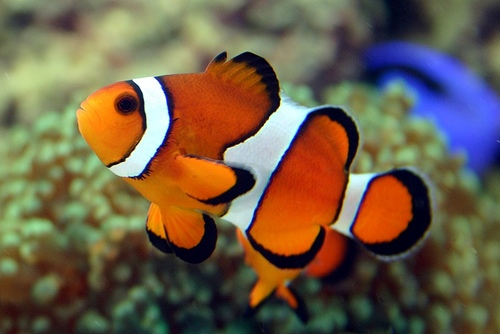
#> input picture 1-1.jpg, 500 x 334 px
$ jupyter execute seg.ipynb
#> lines starting #> are read from the running program, lines starting #| are printed output that depends on the picture; after the words box and inside, x2 and y2 are one past the last pixel; in counts of white or black regions, pixels touching at a corner belong together
[cell 1]
import cv2
import numpy as np
from matplotlib import pyplot as plt

img = cv2.imread('1-1.jpg')
#> img is the input picture: shape (334, 500, 3); mean B, G, R 72.2, 94.3, 110.6
gray = cv2.cvtColor(img, cv2.COLOR_BGR2GRAY)

ret, thresh = cv2.threshold(gray, 0, 255, cv2.THRESH_BINARY_INV + cv2.THRESH_OTSU)
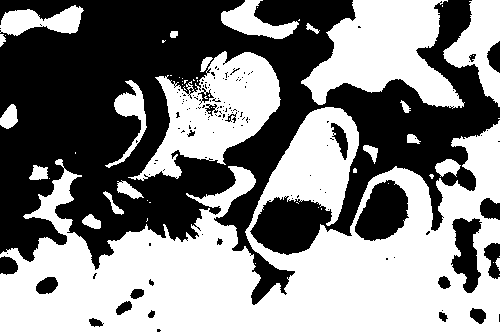
#> thresh: shape (334, 500); 52.2% white; 141 black regions (118 under 20 px), largest, box (x1, y1, x2, y2) and area: (0, 0, 500, 305) 72882, (355, 180, 409, 241) 2234, (451, 218, 482, 293) 1413
#> ret = 98
print(thresh.shape)
#| (334, 500)

# 噪声去除
kernel = np.ones((3, 3), np.uint8)
opening = cv2.morphologyEx(thresh, cv2.MORPH_OPEN, kernel, iterations=2)
#> opening: shape (334, 500); 50.5% white; 43 black regions (26 under 20 px), largest, box (x1, y1, x2, y2) and area: (0, 0, 500, 305) 78600, (451, 198, 500, 293) 1806, (484, 243, 500, 279) 392
# 确定背景区域
sure_bg = cv2.dilate(opening, kernel, iterations=3)  # 膨胀
#> sure_bg: shape (334, 500); 62.1% white; 16 black regions (5 under 20 px), largest, box (x1, y1, x2, y2) and area: (0, 0, 351, 271) 49200, (329, 0, 500, 237) 12219, (455, 222, 478, 289) 750
# 寻找前景区域-对象分离
# separate分离系数，取值范围0.1-1
separate = 0.5

dist_transform = cv2.distanceTransform(opening, cv2.DIST_L2, 5)
ret, sure_fg = cv2.threshold(dist_transform, separate * dist_transform.max(), 255, 0)  # sure_fg为分离对象的图像
#> sure_fg: shape (334, 500) float32; 3% white; 4 white regions (1 under 20 px), largest, box (x1, y1, x2, y2) and area: (290, 274, 403, 334) 3652, (191, 279, 226, 334) 1041, (0, 313, 52, 334) 334
#> ret = 39.95
# 找到未知区域
sure_fg = np.uint8(sure_fg)
unknown = cv2.subtract(sure_bg, sure_fg)
#> unknown: shape (334, 500); 59.1% white; 20 black regions (6 under 20 px), largest, box (x1, y1, x2, y2) and area: (0, 0, 351, 271) 49200, (329, 0, 500, 237) 12219, (290, 274, 403, 334) 3652

# 类别标记
ret, markers = cv2.connectedComponents(sure_fg)
#> markers: shape (334, 500) int32; 5 distinct labels, from 0 to 4
#> ret = 5
# 为所有的标记加1，保证背景是0而不是1
markers = markers+1
#> markers: shape (334, 500) int32; 5 distinct labels, from 1 to 5
# 现在让所有的未知区域为0
markers[unknown==255] = 0
#> markers: shape (334, 500) int32; 6 distinct labels, from 0 to 5

markers = cv2.watershed(img, markers)
#> markers: shape (334, 500) int32; 6 distinct labels, from -1 to 5
img[markers == -1] = [255, 0, 0]
#> img: shape (334, 500, 3); 1.85% of pixels changed, all inside (x1, y1, x2, y2) = (0, 0, 500, 334)

dist_transform = cv2.normalize(dist_transform, 0, 1.0, cv2.NORM_MINMAX) * 80
cv2.imwrite("dist_transform.jpg", dist_transform)
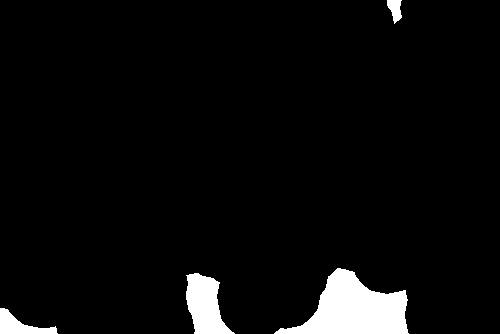
#> saved as dist_transform.jpg: shape (334, 500); values 0 (black) and 1 (white), 4.6% white; 4 white regions, box (x1, y1, x2, y2) and area: (274, 268, 409, 334) 4839, (186, 273, 235, 334) 1837, (0, 308, 58, 334) 693, (387, 0, 402, 24) 232

cv2.imwrite("img.jpg", img)
#> Out = True

[cell 2]
#encoding:utf-8

#
#灰度图像直方图
#

from matplotlib import pyplot as plt
import cv2

image = cv2.imread("1-1.jpg")
image[:,:,1] = 0
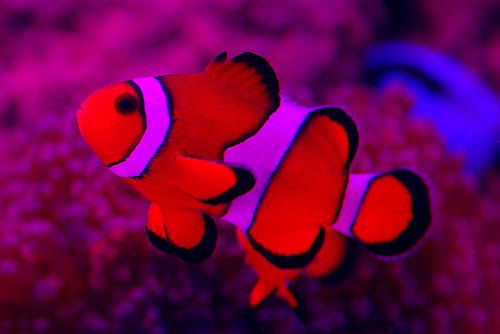
#> image: shape (334, 500, 3); mean B, G, R 72.2, 0, 110.6

[cell 3]
#图像直方图
hist = cv2.calcHist([image],[0],None,[256],[0,256])
#> hist = 256 values, max 4985 at index 0, min 71 at index 160, mean 652.3

plt.figure()#新建一个图像
plt.title("Grayscale Histogram")#图像的标题
plt.xlabel("Bins")#X轴标签
plt.ylabel("# of Pixels")#Y轴标签
plt.plot(hist)#画图
plt.xlim([0,256])#设置x坐标轴范围
plt.show()#显示图像
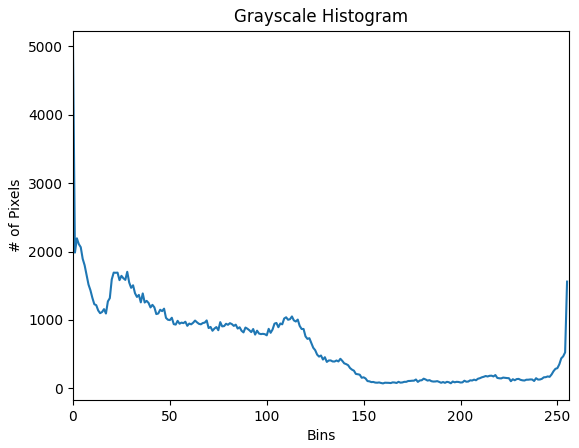
#> figure drawn by matplotlib, 1 panel; curve peaks at x = 0, y = 4985

cv2.imwrite('img_blue.jpg',image)
#> Out = True

[cell 4]
import cv2
import numpy as np
import matplotlib.pyplot as plt
img=cv2.imread('1-1.jpg')
print(img.shape)
#| (334, 500, 3)
mask=np.zeros((img.shape[:2]),np.uint8)
bgdModel=np.zeros((1,65),np.float64)
fgdModel=np.zeros((1,65),np.float64)
rect=(11,11,390,411)
#这里计算了5次
cv2.grabCut(img,mask,rect,bgdModel,fgdModel,5,cv2.GC_INIT_WITH_RECT)
#关于where函数第一个参数是条件，满足条件的话赋值为0，否则是1。如果只有第一个参数的话返回满足条件元素的坐标。
mask2=np.where((mask==2)|(mask==0),0,1).astype('uint8')
#mask2就是这样固定的
plt.subplot(1,2,1)
plt.imshow(img)
plt.title('original image ')
plt.xticks([])
plt.yticks([])
plt.subplot(1,2,2)
#这里的img也是固定的。
img=img*mask2[:,:,np.newaxis]
plt.imshow(img)
plt.title('target image')
plt.xticks([])
plt.yticks([])
plt.show()
#> figure, not shown here; B, G, R data is drawn as R, G, B

[cell 5]
import cv2
import numpy as np
from matplotlib import pyplot as plt

img = cv2.imread('3.jpg')
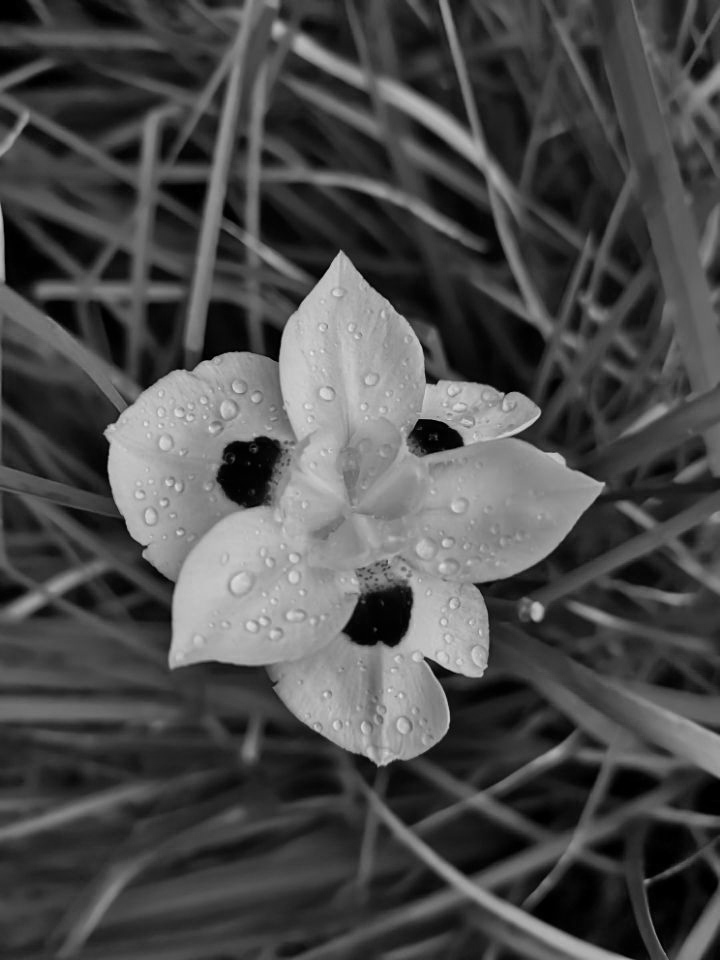
#> input picture 3.jpg, 720 x 960 px
#> img is the input picture: shape (960, 720, 3); min 0, max 234, mean 75.7
gray = cv2.cvtColor(img, cv2.COLOR_BGR2GRAY)
#> gray: shape (960, 720)

ret, thresh = cv2.threshold(gray, 0, 255, cv2.THRESH_BINARY_INV + cv2.THRESH_OTSU)
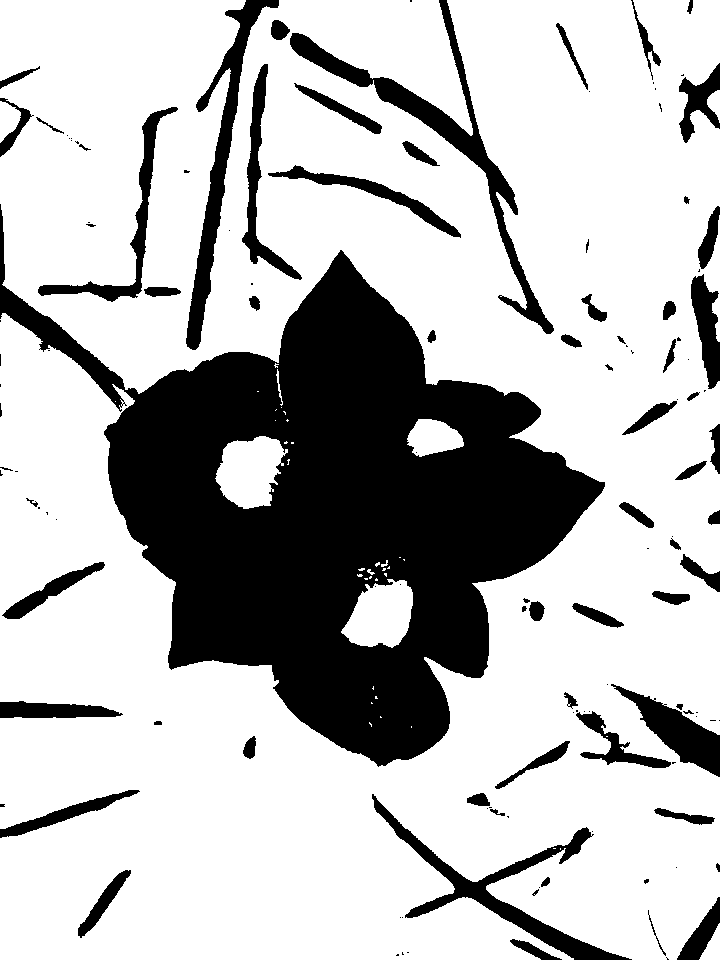
#> thresh: shape (960, 720); 73.1% white; 129 black regions (61 under 20 px), largest, box (x1, y1, x2, y2) and area: (0, 204, 605, 767) 134480, (290, 0, 554, 334) 7541, (372, 794, 632, 960) 5714
#> ret = 98
print(thresh.shape)
#| (960, 720)

# 噪声去除
kernel = np.ones((3, 3), np.uint8)
opening = cv2.morphologyEx(thresh, cv2.MORPH_OPEN, kernel, iterations=2)
#> opening: shape (960, 720); 72.9% white; 88 black regions (29 under 20 px), largest, box (x1, y1, x2, y2) and area: (0, 204, 605, 767) 135199, (271, 0, 554, 334) 7907, (372, 794, 632, 960) 5776
# 确定背景区域
sure_bg = cv2.dilate(opening, kernel, iterations=3)  # 膨胀
#> sure_bg: shape (960, 720); 79.3% white; 115 black regions (63 under 20 px), largest, box (x1, y1, x2, y2) and area: (109, 257, 601, 763) 122439, (190, 0, 276, 346) 2699, (293, 36, 512, 205) 2683
# 寻找前景区域-对象分离
# separate分离系数，取值范围0.1-1
separate = 0.15

dist_transform = cv2.distanceTransform(opening, cv2.DIST_L2, 5)
#> dist_transform: shape (960, 720) float32
ret, sure_fg = cv2.threshold(dist_transform, separate * dist_transform.max(), 255, 0)  # sure_fg为分离对象的图像
#> sure_fg: shape (960, 720) float32; 31% white; 26 white regions (4 under 20 px), largest, box (x1, y1, x2, y2) and area: (0, 570, 417, 960) 79195, (469, 0, 720, 334) 33958, (0, 0, 214, 270) 26073
#> ret = 21.96
# 找到未知区域
sure_fg = np.uint8(sure_fg)
unknown = cv2.subtract(sure_bg, sure_fg)
#> unknown: shape (960, 720); 48.4% white; 12 white regions, largest, box (x1, y1, x2, y2) and area: (0, 0, 720, 960) 269640, (610, 0, 720, 164) 12059, (0, 45, 112, 178) 8843

# 类别标记
ret, markers = cv2.connectedComponents(sure_fg)
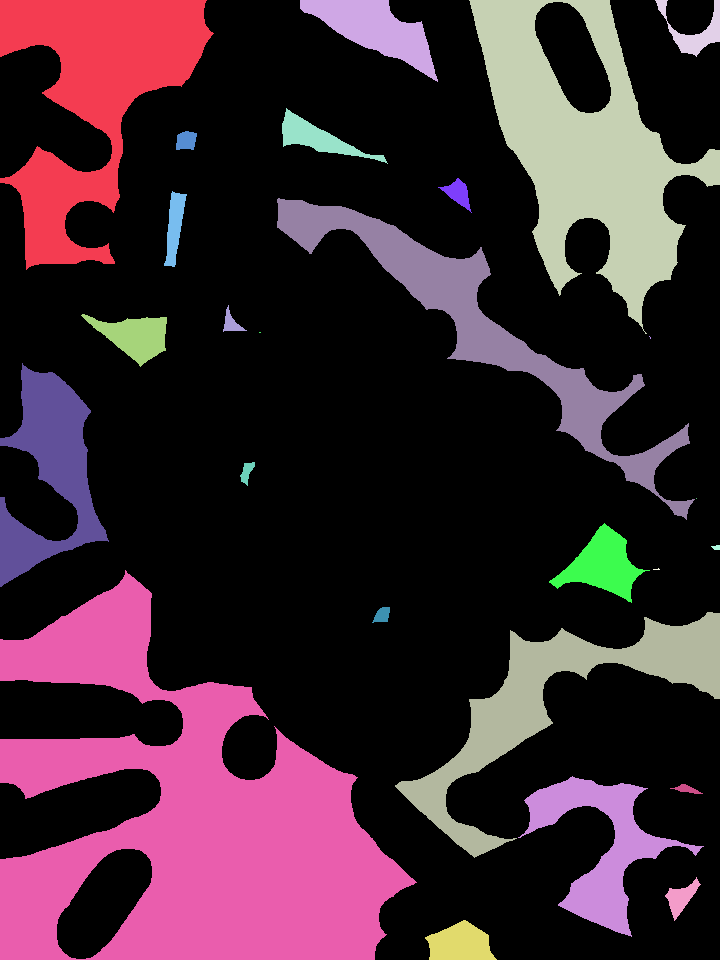
#> markers: shape (960, 720) int32; 27 distinct labels, from 0 to 26; one colour per label, 0 black
#> ret = 27
# 为所有的标记加1，保证背景是0而不是1
markers = markers+1
#> markers: shape (960, 720) int32; 27 distinct labels, from 1 to 27
# 现在让所有的未知区域为0
markers[unknown==255] = 0
#> markers: shape (960, 720) int32; 28 distinct labels, from 0 to 27

markers = cv2.watershed(img, markers)
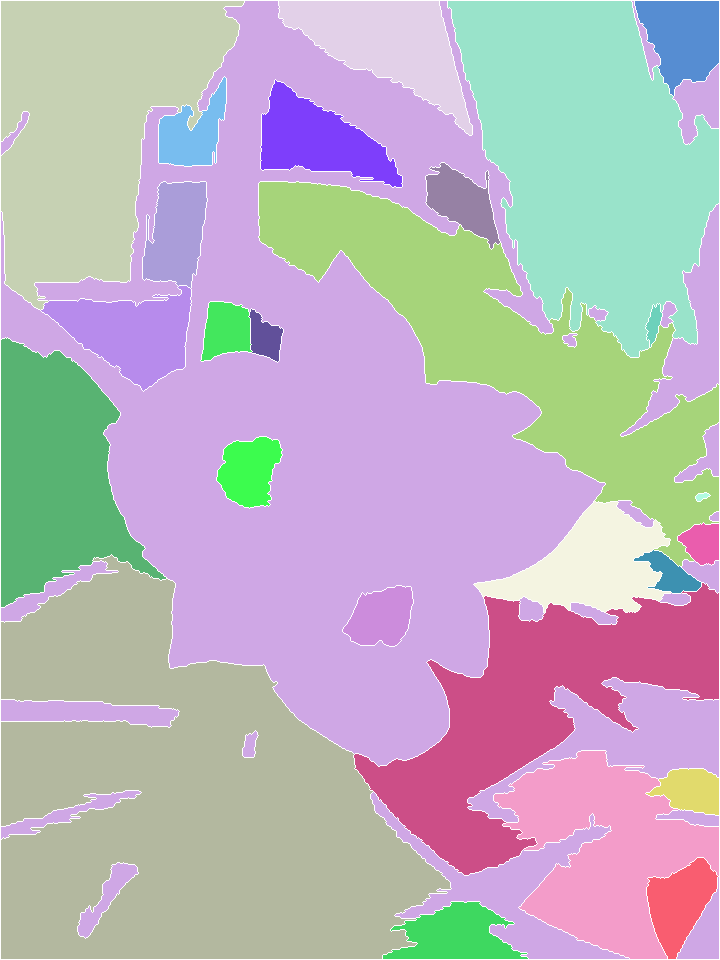
#> markers: shape (960, 720) int32; 28 distinct labels, from -1 to 27; one colour per label, 0 black, -1 white
img[markers == -1] = [255, 0, 0]
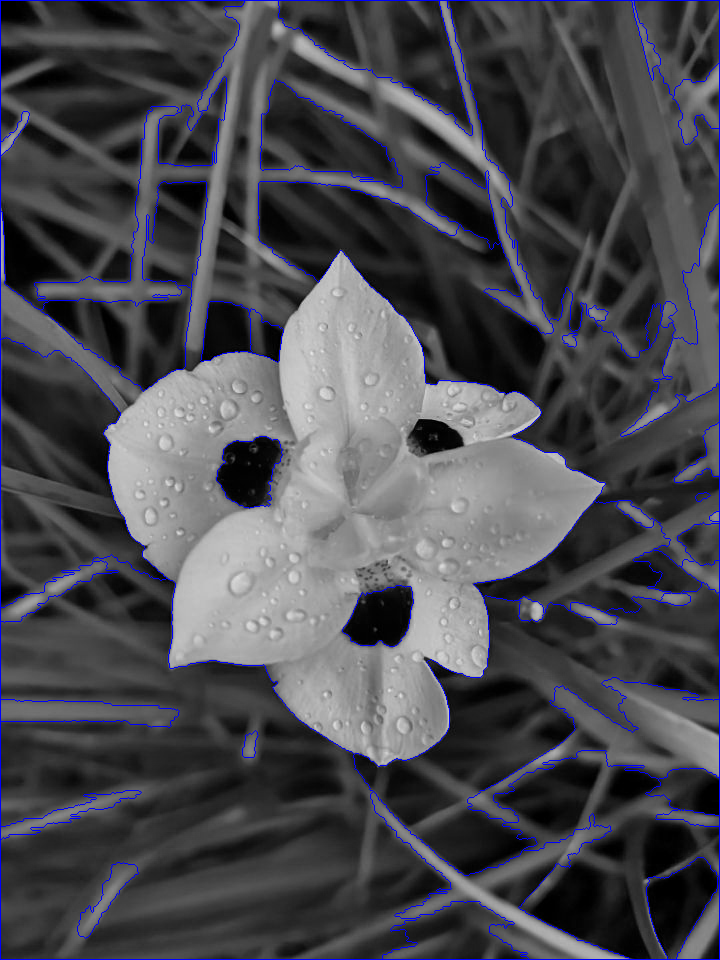
#> img: shape (960, 720, 3); 2.27% of pixels changed, all inside (x1, y1, x2, y2) = (0, 0, 720, 960)

dist_transform = cv2.normalize(dist_transform, 0, 1.0, cv2.NORM_MINMAX) * 80
#cv2.imwrite("dist_transform.jpg", dist_transform)

cv2.imwrite("img3.jpg", img)
#> Out = True

[cell 6]
#图像直方图
hist = cv2.calcHist([gray],[0],None,[256],[0,256])
#> hist = 256 values, max 7447 at index 43, min 0 at index 222, mean 2700

plt.figure()#新建一个图像
plt.title("Grayscale Histogram")#图像的标题
plt.xlabel("Bins")#X轴标签
plt.ylabel("# of Pixels")#Y轴标签
plt.plot(hist)#画图
plt.xlim([0,256])#设置x坐标轴范围
plt.show()#显示图像
#> figure, not shown here; curve peaks at x = 43, y = 7447

#cv2.imwrite('img_blue.jpg',image)

[cell 7]
ret, th1 = cv2.threshold(gray, 125, 255, cv2.THRESH_BINARY)
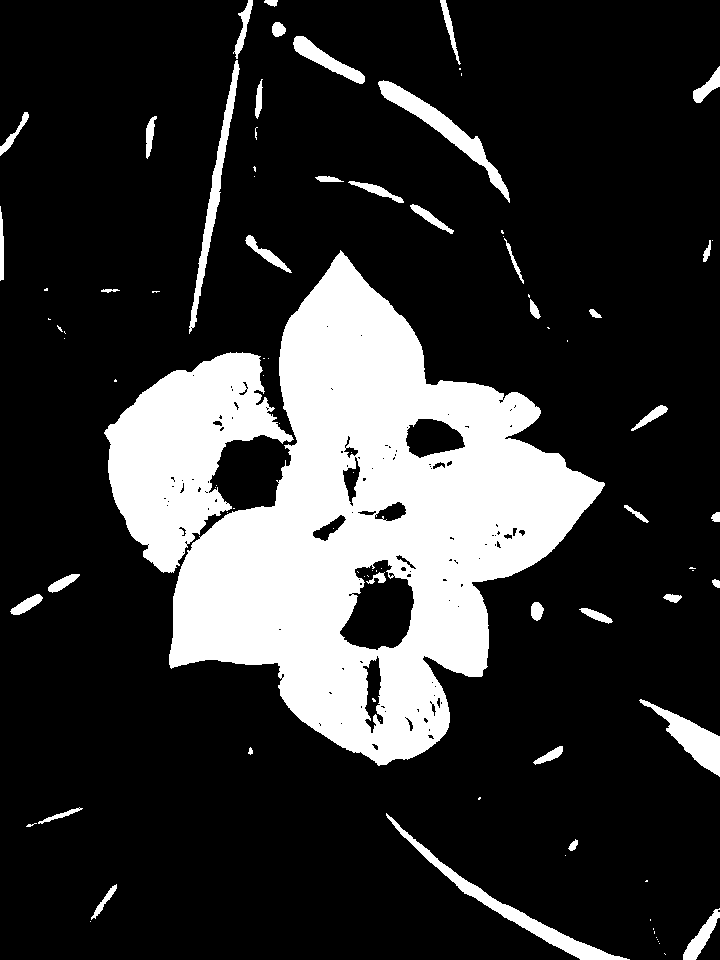
#> th1: shape (960, 720); 20.5% white; 93 white regions (52 under 20 px), largest, box (x1, y1, x2, y2) and area: (169, 250, 605, 766) 102652, (104, 352, 294, 573) 21336, (386, 813, 630, 960) 2837

# 使用Matplotlib显示
# 两行三列图
plt.imshow(th1, 'gray')
plt.show()
